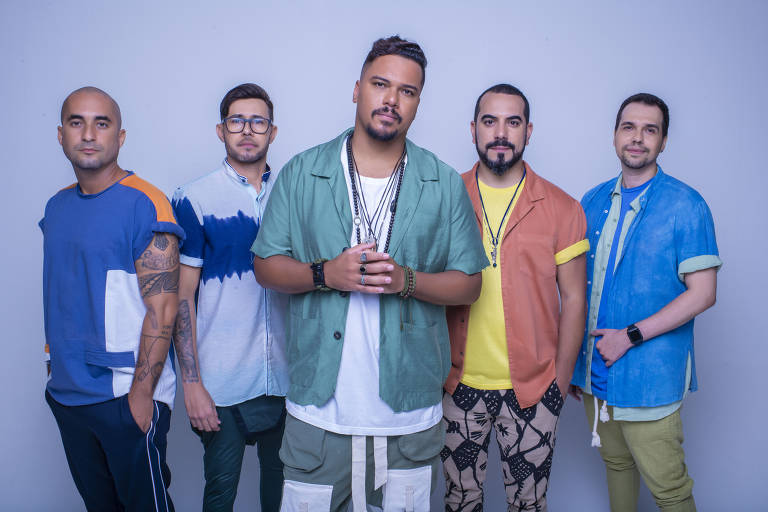
#> input picture Anotacoes_de algoritmos e processamento de imagem/Livro de Introducao a visão computacional/Algoritmo 2/imagens/teste4.jpg, 768 x 512 px, found by its file name
$ python 'Atividade Detector de Imagens.py'
#> lines starting #> are read from the running program, lines starting #| are printed output that depends on the picture; after the words box and inside, x2 and y2 are one past the last pixel; in counts of white or black regions, pixels touching at a corner belong together
#Detectando Faces apartir de Imagens
import numpy as np
import cv2

frame = cv2.imread("imagens/teste4.jpg")
#> frame is the input picture: shape (512, 768, 3); mean B, G, R 168.5, 135.7, 124.9
detectorFaces = cv2.CascadeClassifier('haarcascade_frontalface_default.xml')
while True:
    cinza = cv2.cvtColor(frame, cv2.COLOR_BGR2GRAY)
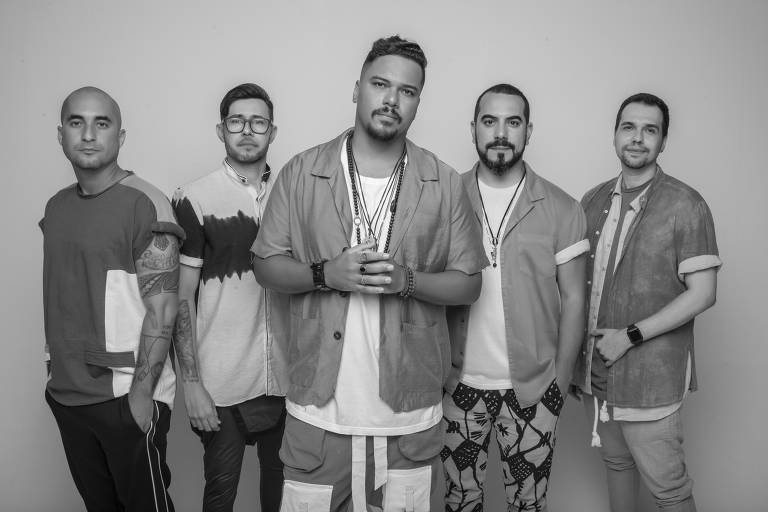
#> cinza: shape (512, 768); min 1, max 255, mean 136.2
    faces = detectorFaces.detectMultiScale(cinza, 1.3, 5)
#> faces = [[606, 103, 67, 67], [217, 97, 60, 60], [469, 95, 68, 68], [53, 95, 74, 74], [353, 57, 80, 80]]
    for (x, y, w, h) in faces:
        cv2.rectangle(frame, (x, y), (x + w, y + h), (255, 0, 0), 2)
        roi_gray = cinza[y:y + h, x:x + w]
        roi_color = frame[y:y + h, x:x + w]
#> this loop made 5 passes
#> pass 1, `roi_gray = cinza[y:y + h, x:x + w]`:
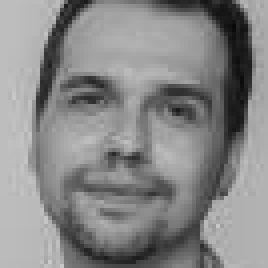
#> roi_gray: shape (67, 67) (shown 4 times larger); min 8, max 202, mean 135.2
#> pass 1, `roi_color = frame[y:y + h, x:x + w]`:
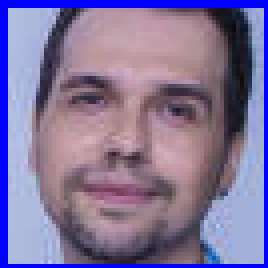
#> roi_color: shape (67, 67, 3) (shown 4 times larger); mean B, G, R 155.9, 115.7, 129.9
#> pass 2, `roi_gray = cinza[y:y + h, x:x + w]`:
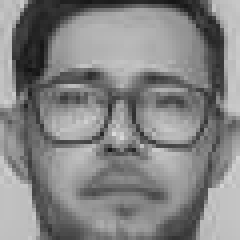
#> roi_gray: shape (60, 60) (shown 4 times larger); min 18, max 218, mean 132.2
#> pass 2, `roi_color = frame[y:y + h, x:x + w]`:
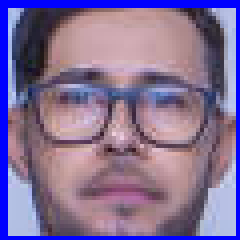
#> roi_color: shape (60, 60, 3) (shown 4 times larger); mean B, G, R 150.6, 110.9, 131.2
#> after the loop:
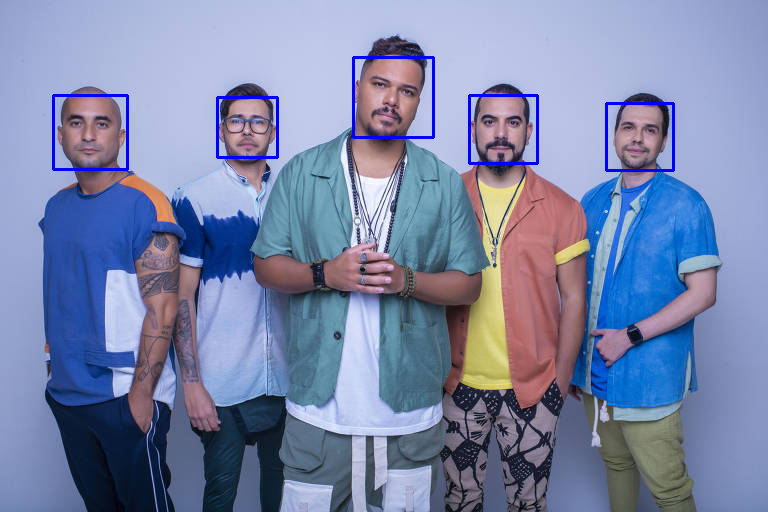
#> frame: shape (512, 768, 3); 1.06% of pixels changed, all inside (x1, y1, x2, y2) = (52, 56, 675, 172)
    cv2.imshow('frame', frame)
    key = cv2.waitKey(1)
#> (key Esc is pressed here)
    if key == 13:  # Digite "Enter" para Sair
        break
cv2.destroyAllWindows()

$ run again, with Anotacoes_de algoritmos e processamento de imagem/Livro de Introducao a visão computacional/Algoritmo 2/imagens/teste2.jpg copied over Anotacoes_de algoritmos e processamento de imagem/Livro de Introducao a visão computacional/Algoritmo 2/imagens/teste4.jpg
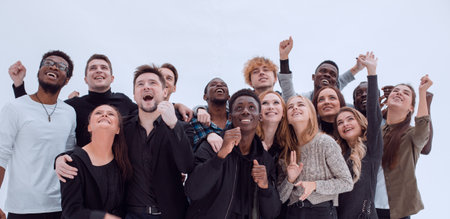
#> input picture Anotacoes_de algoritmos e processamento de imagem/Livro de Introducao a visão computacional/Algoritmo 2/imagens/teste2.jpg, 450 x 219 px, found by its file name
#> frame is the input picture: shape (219, 450, 3); mean B, G, R 152.1, 141.1, 148.2
#> `cinza = cv2.cvtColor(frame, cv2.COLOR_BGR2GRAY)`:
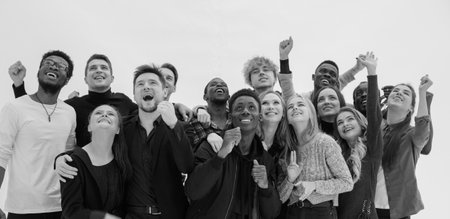
#> cinza: shape (219, 450); min 1, max 253, mean 144.5
#> faces = [[314, 88, 26, 26]]
#> the loop `for (x, y, w, h) in faces:` made 1 pass
#> after the loop `for (x, y, w, h) in faces:`:
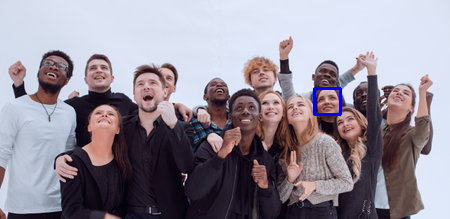
#> frame: shape (219, 450, 3); 0.31% of pixels changed, all inside (x1, y1, x2, y2) = (313, 87, 342, 116)

$ run again, with Anotacoes_de algoritmos e processamento de imagem/Livro de Introducao a visão computacional/Algoritmo 2/imagens/teste3.jpg copied over Anotacoes_de algoritmos e processamento de imagem/Livro de Introducao a visão computacional/Algoritmo 2/imagens/teste4.jpg
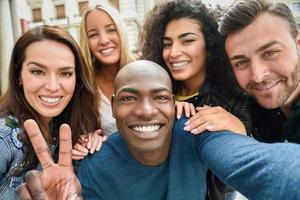
#> input picture Anotacoes_de algoritmos e processamento de imagem/Livro de Introducao a visão computacional/Algoritmo 2/imagens/teste3.jpg, 300 x 200 px, found by its file name
#> frame is the input picture: shape (200, 300, 3); mean B, G, R 104.7, 110.4, 123.5
#> `cinza = cv2.cvtColor(frame, cv2.COLOR_BGR2GRAY)`:
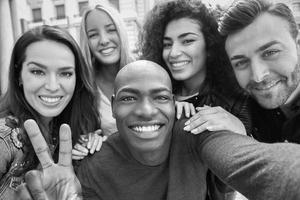
#> cinza: shape (200, 300); min 0, max 255, mean 113.7
#> faces = [[157, 19, 57, 57], [17, 46, 68, 68], [106, 67, 77, 77]]
#> the loop `for (x, y, w, h) in faces:` made 3 passes
#> after the loop `for (x, y, w, h) in faces:`:
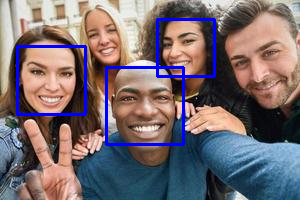
#> frame: shape (200, 300, 3); 3.99% of pixels changed, all inside (x1, y1, x2, y2) = (16, 18, 216, 146)

$ run again, with Anotacoes_de algoritmos e processamento de imagem/Livro de Introducao a visão computacional/Algoritmo 2/imagens/teste.jpg copied over Anotacoes_de algoritmos e processamento de imagem/Livro de Introducao a visão computacional/Algoritmo 2/imagens/teste4.jpg
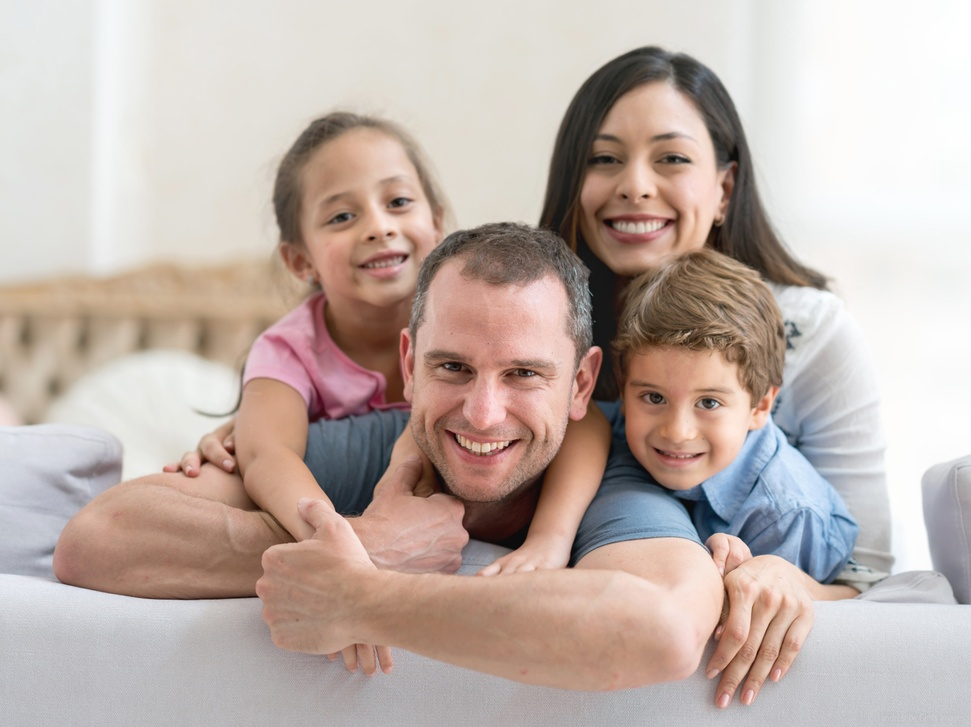
#> input picture Anotacoes_de algoritmos e processamento de imagem/Livro de Introducao a visão computacional/Algoritmo 2/imagens/teste.jpg, 971 x 727 px, shrunk from 1600 x 1198 before the run, found by its file name
#> frame is the input picture: shape (727, 971, 3); mean B, G, R 170, 176.9, 192
#> faces = [[611, 349, 140, 140], [556, 91, 175, 175], [283, 140, 174, 174], [381, 291, 212, 212]]
#> the loop `for (x, y, w, h) in faces:` made 4 passes
#> pass 1, `roi_color = frame[y:y + h, x:x + w]`:
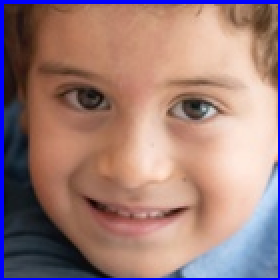
#> roi_color: shape (140, 140, 3) (shown 2 times larger); mean B, G, R 121.7, 125.1, 157.9
#> after the loop `for (x, y, w, h) in faces:`:
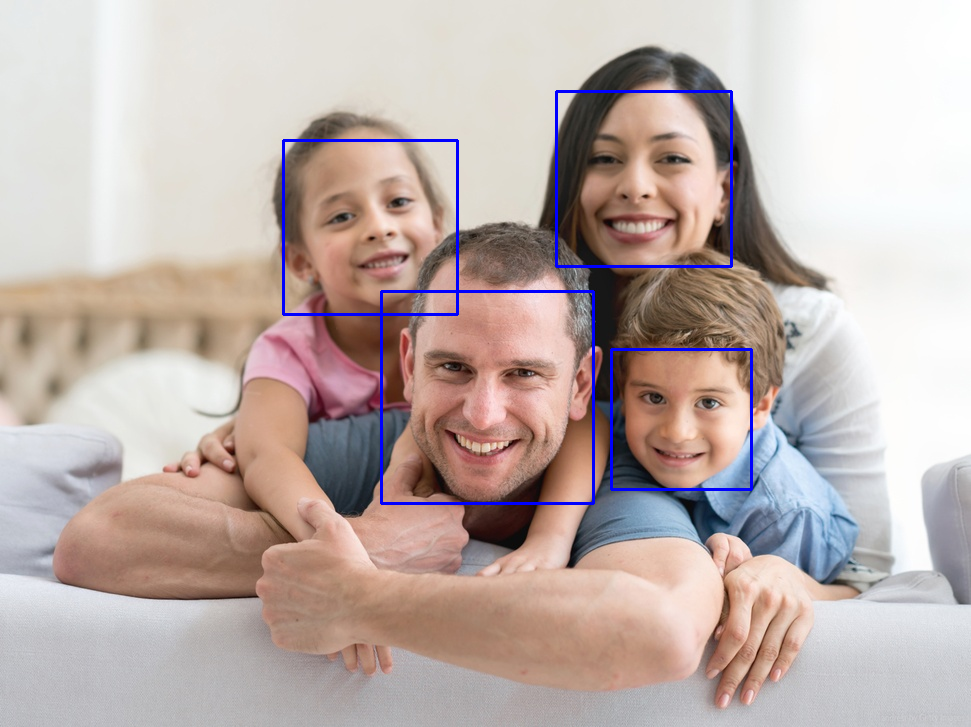
#> frame: shape (727, 971, 3); 1.19% of pixels changed, all inside (x1, y1, x2, y2) = (282, 90, 753, 505)
